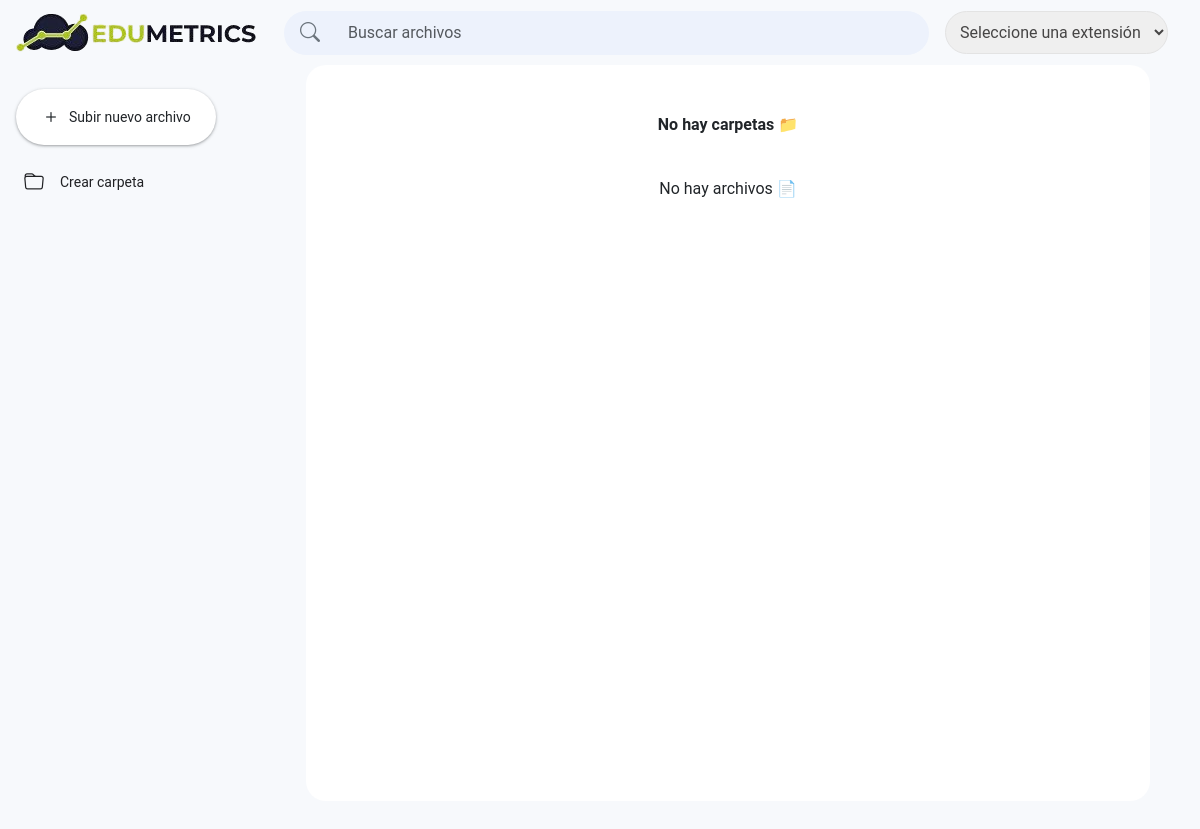
The app's page /mis-archivos/ (signed in), older data.
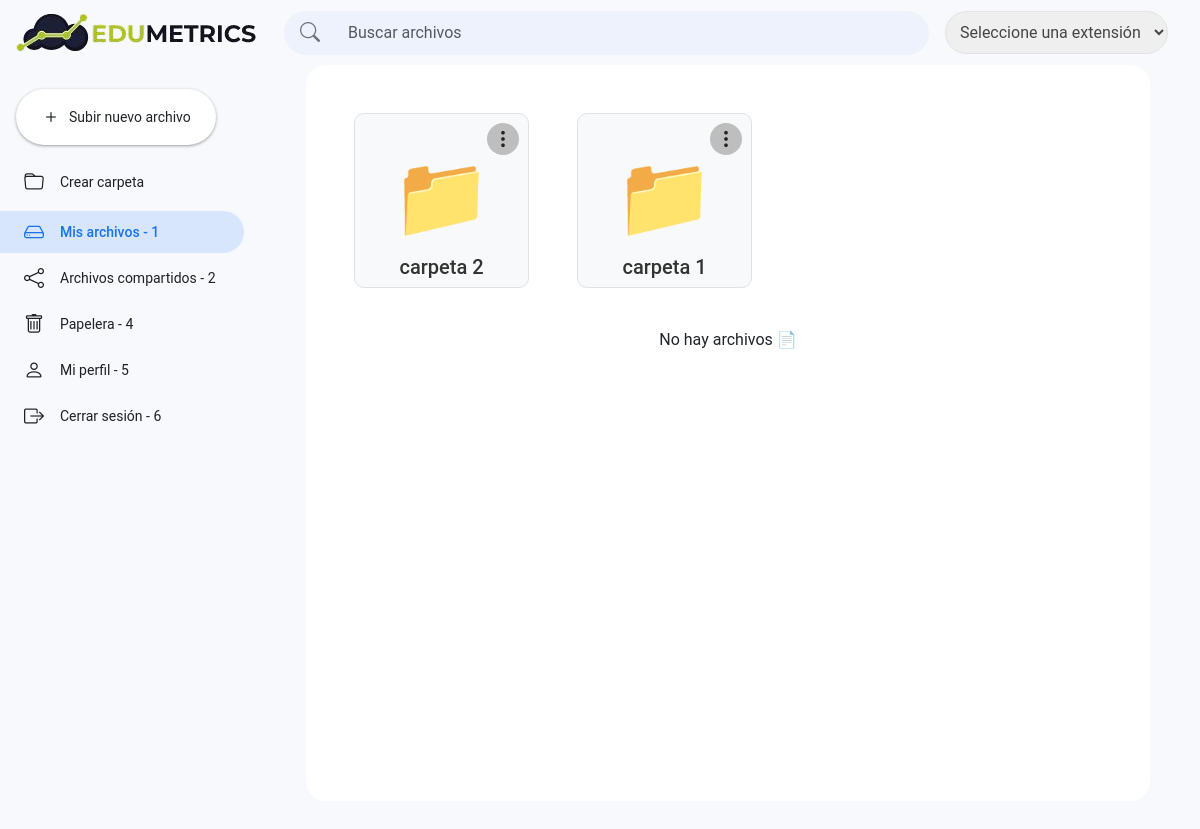
The same page, newer data.
### tables this page shows
CREATE TABLE `tbl_drive_menu_links` (
  `id_menu_link` int UNSIGNED NOT NULL,
  `nombre_menu` varchar(250) NOT NULL,
  `url_menu` varchar(255) NOT NULL,
  `icono_menu` varchar(50) DEFAULT NULL,
  `estatus_menu` tinyint(1) DEFAULT '1',
  `posicion_menu` int NOT NULL,
  `created_at_menu` datetime DEFAULT CURRENT_TIMESTAMP
);

CREATE TABLE `tbl_drive_folders` (
  `id_folder` int UNSIGNED NOT NULL,
  `nombre_folder` varchar(250) NOT NULL,
  `created_by` int DEFAULT NULL,
  `created_folder` datetime NOT NULL DEFAULT CURRENT_TIMESTAMP,
  `estatus_folder` tinyint(1) DEFAULT '1',
  `public` tinyint(1) NOT NULL DEFAULT '1',
  `id_menu_link` int UNSIGNED NOT NULL DEFAULT '1',
  `id_folder_padre` int UNSIGNED DEFAULT NULL COMMENT 'ID de la carpeta padre, NULL si es una carpeta raíz'
);

### functions/funciones.php (called while the page is built, shortened)
<?php
function obtenerArchivosCompartidos($servidor, $link_seleccionado)
{
    $query = "SELECT
            id_drive, nombre_original,
            nombre_sistema, extension, ruta
        FROM tbl_drive_files
        WHERE en_papelera = 0
        AND id_folder is null
        AND id_menu_link = '$link_seleccionado'
        ORDER BY id_drive DESC";
    $resultado = $servidor->query($query);
    $archivos = [];
    return $archivos;
}
function getLinksMenu($servidor)
{
    $directorios = [];
    $sql = "SELECT * FROM tbl_drive_menu_links  WHERE estatus_menu = 1 ORDER BY posicion_menu ASC";
    $result = $servidor->query($sql);
    if ($result && $result->num_rows > 0) {
        while ($row = $result->fetch_assoc()) {
            $directorios[] = $row;
        }
    }
    return $directorios;
}
function obtenerCarpetasPorDirectorio($servidor, $id_menu_link)
{
    $carpetas = [];
    $sql = "SELECT * FROM tbl_drive_folders  WHERE estatus_folder = 1 AND id_menu_link ='$id_menu_link' ORDER BY id_folder DESC";
    $resultado = mysqli_query($servidor, $sql);
    if ($resultado) {
        while ($fila = mysqli_fetch_assoc($resultado)) {
            $carpetas[] = $fila;
        }
    }
    return $carpetas;
}

### components/folders.php (the view, shortened to what this page needs)
<div class="d-flex flex-wrap justify-content-start">
    <?php
    $carpetasPorDirectorio = isset($link_seleccionado) ? obtenerCarpetasPorDirectorio($servidor, $link_seleccionado) : [];
    if (!empty($carpetasPorDirectorio)): ?>
        <?php foreach ($carpetasPorDirectorio as $folder):
            $isActive = ($folder['id_folder'] == $folderSelected) ? 'active-folder' : ''; ?>
            <section class="folder border p-3 mx-4 d-flex flex-column align-items-center text-center connected-list mb-3 <?= $isActive; ?>"
                data-folder="<?= $folder['id_folder']; ?>">
                <div class="align-self-end mb-2 dropdown">
                    <button class="btn file-menu p-0" type="button" id="folderMenu<?= $folder['id_folder']; ?>"
                        data-bs-toggle="dropdown" aria-expanded="false">
                        <i class="bi bi-three-dots-vertical"></i>
                    </button>
                </div>
                <a href="./?folder=<?= $folder['id_folder']; ?>&link=<?= $link_seleccionado; ?>" class="text-decoration-none">
                    <h4 class="icon fs-1">📁</h4>
                    <h4 class="folder-name fs-5 mt-3 text-break"><?= htmlspecialchars($folder['nombre_folder']); ?></h4>
                </a>
            </section>
        <?php endforeach; ?>
    <?php else: ?>
        <div class="col-md-12">
            <p class="text-center fw-bold">No hay carpetas 📁</p>
        </div>
    <?php endif; ?>
</div>

### mis-archivos/index.php (shortened to what this page needs)
<!DOCTYPE html>
<html lang="es">
<head>
	<link rel="stylesheet" href="<?php echo ASSETS_CSS ?>/bootstrap.min.css?v=<?php echo mt_rand(); ?>">
	<link rel="stylesheet" href="https://cdn.jsdelivr.net/npm/bootstrap-icons@1.10.0/font/bootstrap-icons.css">
	<link rel="stylesheet" href="<?php echo ASSETS_CSS ?>/dashboard.css?v=<?php echo mt_rand(); ?>">
	<link rel="stylesheet" href="<?php echo ASSETS_CSS ?>/dropzone.min.css?v=<?php echo mt_rand(); ?>" />
	<link rel="stylesheet" href="<?php echo ASSETS_CSS ?>/home.css?v=<?php echo mt_rand(); ?>" />
	<link rel="stylesheet" href="<?php echo ASSETS_CSS ?>/preview_files.css">
	<link rel="stylesheet" href="<?php echo ASSETS_CSS ?>/loader.css">
</head>
<body>
	<div class="container-fluid p-0">
		<?php
		$link_seleccionado = isset($_GET['link']) ? trim($_GET['link']) : 1;
		include(FUNCTIONS_PATH . '/funciones.php');
		include(BASE_PATH_COMPONENTS . '/header.php');
		?>
		<div class="d-flex">
			<?php
			$links_menu = getLinksMenu($servidor);
			include(BASE_PATH_COMPONENTS . '/sidebar.php');
			?>
			<div class="flex-grow-1 p-4 content-files">
				<div class="mt-4 mb-4">
					<div class="row">
						<?php
						$folderSelected = isset($_GET['folder']) ? trim($_GET['folder']) : null;
						include(BASE_PATH_COMPONENTS . '/folders.php');
						?>
					</div>
				</div>
				<div id="searchResults" class="row">
					<?php
					if ($folderSelected) {
						$list_files = obtenerArchivosPorCarpeta($servidor, $folderSelected);
						include(BASE_PATH_COMPONENTS . '/files.php');
					} else {
						$list_files = obtenerArchivosCompartidos($servidor, $link_seleccionado);
						include(BASE_PATH_COMPONENTS . '/files.php');
					}
					?>
				</div>
			</div>
		</div>
	</div>
</body>
</html>

### components/header.php (shortened to what this page needs)
<div class="drive-header">
    <div class="d-flex flex-column flex-md-row align-items-center px-3 h-100">
        <div class="d-flex align-items-center w-100 justify-content-between justify-content-md-start">
            <div class="d-flex align-items-center me-md-4 mx-auto mx-md-0">
                <a href="<?php echo BASE_HOME; ?>index.php" class="text-decoration-none">
                    <img src="<?php echo ASSETS_IMG; ?>/logo-edumetrix-drive.png" alt="driver edumetrisc">
                </a>
            </div>
            <div class="search-bar d-none d-md-flex align-items-center flex-grow-1 py-1 px-3 mx-auto">
                <i class="bi bi-search me-3 text-secondary"></i>
                <input type="text" id="searchInput" class="search-input form-control border-0 shadow-none"
                    placeholder="Buscar archivos">
            </div>
            <div class="ms-auto d-none d-md-block px-3">
                <div class="custom-select-container">
                    <select name="extension" id="extensionSelect" class="custom-select">
                        <option value="" default> Seleccione una extensión</option>
                    </select>
                </div>
            </div>
        </div>
    </div>
</div>

### components/sidebar.php
<div class="sidebar pt-2" id="sidebar">
    <div class="px-3">
        <button id="btnUploadFile" onclick="abrirModalConValor('modalUploadFile', '#id_menu_link')" class="new-button btn d-flex align-items-center">
            <i class="bi bi-plus me-2"></i>
            <span>Subir nuevo archivo</span>
        </button>
    </div>
    <a id="btnCreateFolder" href="#" onclick="abrirModalConValor('createFolder', '#id_menu_link')" class="sidebar-item d-flex align-items-center text-decoration-none mb-1">
        <i class="bi bi-folder me-3"></i>
        <span>Crear carpeta</span>
    </a>
    <div class="mt-2">
        <?php
        $current_page = basename(parse_url($_SERVER['REQUEST_URI'], PHP_URL_PATH));
        foreach ($links_menu as $link) {
            $dir_url = trim($link['url_menu'], './');
            $id_menu_link = $link['id_menu_link'];
            $is_active = ($current_page == basename($dir_url));
        ?>
            <a href="<?php echo BASE_HOME . $dir_url; ?>?link=<?php echo $id_menu_link; ?>"
                id="id_menu_link_<?php echo $id_menu_link; ?>?"
                data-id="<?php echo $id_menu_link; ?>"
                <?php echo ($id_menu_link == 5) ? 'data-bs-toggle="modal" data-bs-target="#updateUser"' : ''; ?>
                class="sidebar-item d-flex align-items-center text-decoration-none mb-1
            <?php echo ($is_active ? 'active' : ''); ?>">
                <i class="<?php echo $link['icono_menu']; ?> me-3"></i>
                <span><?php echo $link['nombre_menu'] . ' - ' . $id_menu_link; ?></span>
            </a>
        <?php } ?>
    </div>
</div>

### components/files.php
<?php
if ($list_files) {
    foreach ($list_files as $archivo) {
        $extension = strtolower(pathinfo($archivo['nombre_sistema'], PATHINFO_EXTENSION));
        $preview = obtenerVistaPrevia($archivo);
        if (empty($preview)) {
            $icon = obtenerIconoArchivo($extension);
            $preview = "<i class='bi $icon file-icon'></i>";
        } ?>
        <div data-search="<?php echo $archivo['nombre_original']; ?>" class="col-12 col-sm-6 col-md-4 col-lg-3 col-xl-2 file-item mb-3 m-2" data-id="<?php echo $archivo['id_drive']; ?>">
            <div class="dropdown" style="position: relative; z-index: 1000;">
                <button class="btn file-menu p-0" type="button" id="fileMenu<?php echo $archivo['id_drive']; ?>"
                    data-bs-toggle="dropdown" aria-expanded="false">
                    <i class="bi bi-three-dots-vertical"></i>
                </button>
                <ul class="dropdown-menu" aria-labelledby="fileMenu<?php echo $archivo['id_drive']; ?>">
                    <li>
                        <a class="dropdown-item" href="<?php echo UPLOADS_PATH . $archivo['nombre_sistema']; ?>" target="_blank"><i
                                class="bi bi-box-arrow-up-right"></i>
                            Abrir archivo
                        </a>
                    </li>
                    <li>
                        <a class="dropdown-item" download="<?php echo $archivo['nombre_sistema']; ?>"
                            href="<?php echo DOWNLOADS_FILE; ?>?id_drive=<?php echo $archivo['id_drive']; ?>"><i class="bi bi-download"></i>
                            Descargar
                        </a>
                    </li>
                    <?php if ($link_seleccionado != '4') { ?>
                        <li id="linkEnPapelera">
                            <a class="dropdown-item eliminar-archivo" onclick="sendFileTrash('<?php echo $archivo['id_drive']; ?>')" href="#" data-id="<?php echo $archivo['id_drive']; ?>"
                                data-nombre="<?php echo htmlspecialchars($archivo['nombre_original']); ?>"><i
                                    class="bi bi-trash"></i>
                                Enviar a la papelera
                            </a>
                        </li>
                    <?php } ?>
                </ul>
            </div>
            <div class="card h-100 shadow-sm animate-card">
                <div class="card-header d-flex justify-content-between align-items-center">
                    <span class="text-truncate"><?php echo $archivo['nombre_original']; ?></span>
                </div>
                <div class="card-body d-flex flex-column">
                    <a href="<?php echo UPLOADS_PATH . $archivo['nombre_sistema']; ?>" target="_blank" class="text-decoration-none text-dark">
                        <div class="file-preview mb-3 d-flex justify-content-center align-items-center" style="height: 130px;">
                            <?php echo $preview; ?>
                        </div>
                    </a>
                </div>
            </div>
        </div>
    <?php
    }
} else { ?>
    <p class="text-center" style="width: 100%;">No hay archivos 📄</p>
<?php }
?>

### assets/css/dashboard.css (style rules this page uses)
body { font-family: "Roboto", Arial, sans-serif; background-color: #f7f9fc !important; }
.new-button { background-color: #fff; }
.search-bar { background-color: #edf2fc; border-radius: 25px; max-width: 720px; }
.search-input { border: none; background: transparent; }
.sidebar { background-color: #f7f9fc; min-width: 256px; height: calc(100vh - 64px); }
.sidebar-item { border-radius: 0 25px 25px 0; font-size: 0.875rem; padding: 6px 12px 6px 24px; margin-right: 12px; color: #202124; }
.sidebar-item.active { background-color: #d7e5fd; color: #1a73e8; font-weight: 500; }
.new-button { border-radius: 50px; box-shadow: 0 1px 2px 0 rgba(60, 64, 67, 0.3), 0 1px 3px 1px rgba(60, 64, 67, 0.15); padding: 12px 24px; font-size: 0.875rem; margin: 16px 0; transition: box-shadow 0.2s; }
.file-menu { position: absolute; right: 4px; top: 4px; width: 32px; height: 32px; display: flex; align-items: center; justify-content: center; border-radius: 50%; transition: opacity 0.2s; background-color: #e0e0e0; }
.drive-header { background-color: #f7f9fc !important; position: sticky; top: 0; z-index: 1000; height: 65px; }

### assets/css/home.css (style rules this page uses)
.folder { width: 175px; height: 175px; display: flex; flex-direction: column; align-items: center; justify-content: center; text-align: center; border-radius: 10px; background-color: #f8f9fa; flex-shrink: 0; position: relative; }
.folder-name { position: absolute; bottom: 0px; left: 0; right: 0; padding: 0 10px; color: #333; white-space: nowrap; overflow: hidden; text-overflow: ellipsis; }
.folder .icon { font-size: 80px !important; }
.folder .dropdown { position: absolute; top: 5px; right: 5px; }
.file-menu { background-color: #e0e0e0; border-radius: 50%; width: 32px; height: 32px; display: flex; align-items: center; justify-content: center; }
select.custom-select { width: 100%; padding: 10px; font-size: 16px; border-radius: 25px; border: 1px solid #e3e3e3; color: #464545; cursor: pointer; }
.bi { font-size: 20px; }

### assets/css/preview_files.css (style rules this page uses)
.content-files { height: calc(100vh - 64px); overflow-y: auto; background-color: #ffffff !important; border-radius: 20px; padding: 16px; margin: 0px 50px 30px 50px; }
.file-menu { border: none; background: #bfbebe !important; padding: 0; }

Row changes from the older to the newer data that the page shows:
added tbl_drive_menu_links: nombre_menu "Mis archivos", id_menu_link "1", url_menu "/mis-archivos/" (drawn)
added tbl_drive_menu_links: nombre_menu "Archivos compartidos", id_menu_link "2"
added tbl_drive_menu_links: nombre_menu "Papelera", id_menu_link "4"
added tbl_drive_menu_links: nombre_menu "Mi perfil", id_menu_link "5"
added tbl_drive_menu_links: nombre_menu "Cerrar sesión", id_menu_link "6"
added tbl_drive_folders: nombre_folder "carpeta 2"
added tbl_drive_folders: nombre_folder "carpeta 1"
Text that changed along with them:
text no longer shown: "No hay carpetas 📁"
